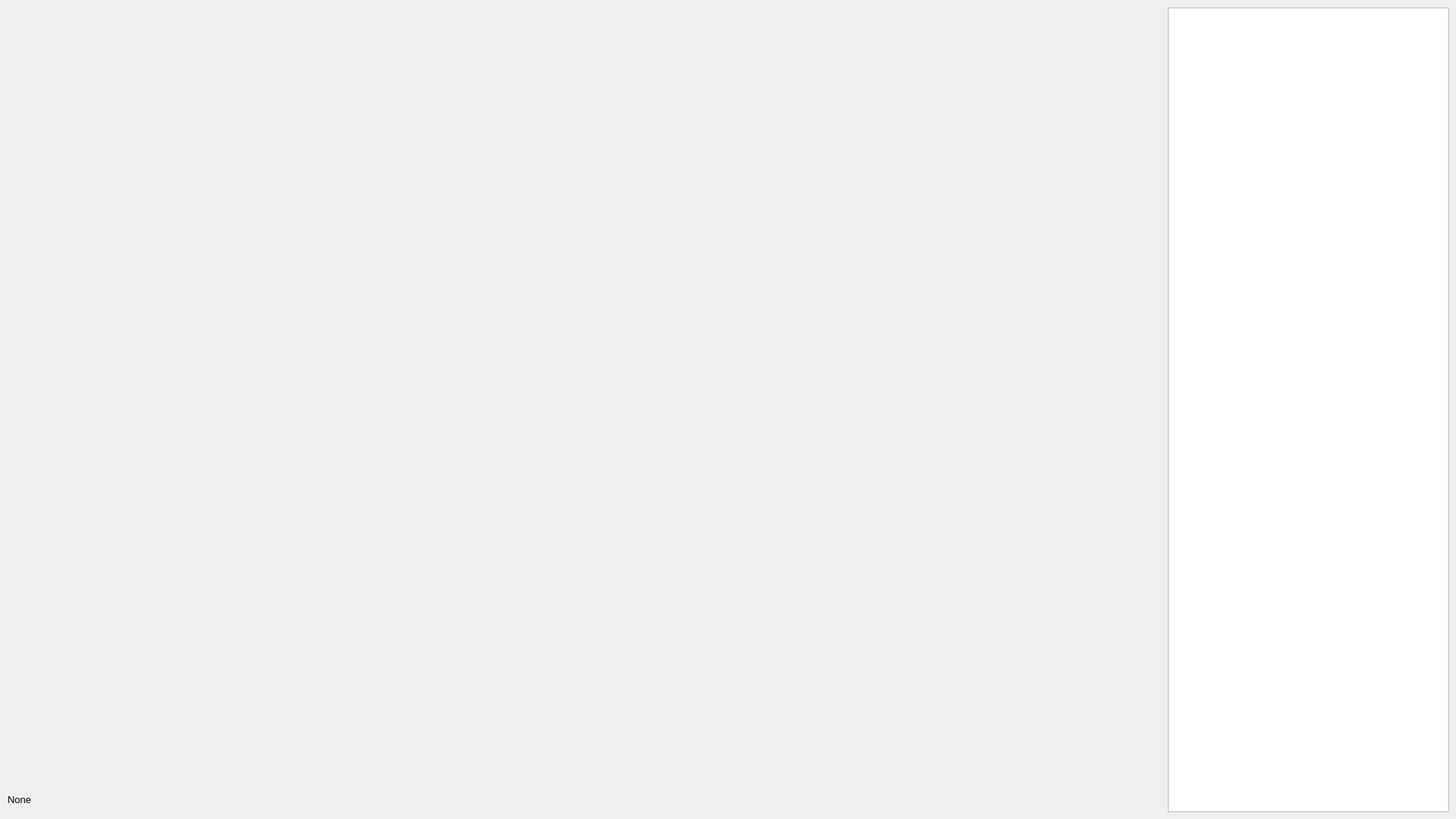
<?xml version="1.0" encoding="UTF-8"?>
<ui version="4.0">
 <class>ExampleClass</class>
 <widget class="QMainWindow" name="ExampleClass">
  <property name="geometry">
   <rect>
    <x>0</x>
    <y>0</y>
    <width>1920</width>
    <height>1080</height>
   </rect>
  </property>
  <property name="windowTitle">
   <string>MainWindow</string>
  </property>
  <widget class="QWidget" name="centralwidget">
   <widget class="TsutennQVTKWidget" name="widget" native="true">
    <property name="geometry">
     <rect>
      <x>10</x>
      <y>10</y>
      <width>1521</width>
      <height>1021</height>
     </rect>
    </property>
   </widget>
   <widget class="QLabel" name="label">
    <property name="geometry">
     <rect>
      <x>10</x>
      <y>1039</y>
      <width>741</width>
      <height>31</height>
     </rect>
    </property>
    <property name="font">
     <font>
      <pointsize>10</pointsize>
     </font>
    </property>
    <property name="text">
     <string>None</string>
    </property>
   </widget>
   <widget class="QTableWidget" name="tableWidget">
    <property name="geometry">
     <rect>
      <x>1540</x>
      <y>10</y>
      <width>371</width>
      <height>1061</height>
     </rect>
    </property>
   </widget>
  </widget>
 </widget>
 <customwidgets>
  <customwidget>
   <class>TsutennQVTKWidget</class>
   <extends>QWidget</extends>
   <header>tsutennqvtkwidget.h</header>
   <container>1</container>
  </customwidget>
 </customwidgets>
 <resources/>
 <connections/>
</ui>
